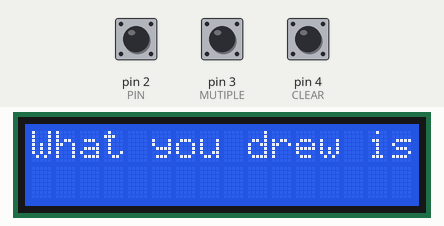
This sketch was run on a simulated Arduino Uno, built with avr-gcc and run on an emulated ATmega328P. Shown: 16×2 character LCD. The test bench sets the inputs (shaded band); at power-on: pin 3 (MUTIPLE) HIGH, pin 2 (PIN) HIGH, pin 4 (CLEAR) HIGH. Random numbers use the default seed unless the sketch sets one; the audio player accepts every command and is not drawn; what the sketch prints to the serial monitor is not drawn.

Above: at 1.2 s.
1.3 s: pin 3 (MUTIPLE) pulled LOW for 3.2 s
At 5.3 s:
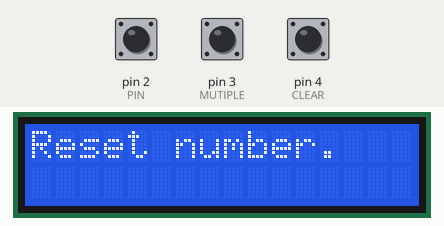
7.1 s: pin 2 (PIN) pulled LOW for 1 s
At 9.2 s:
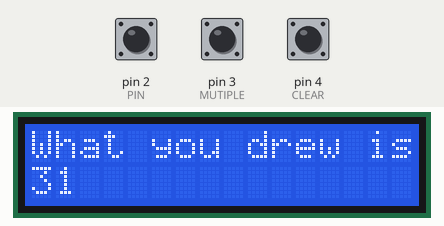
9.6 s: pin 3 (MUTIPLE) pulled LOW for 1 s
At 10.9 s:
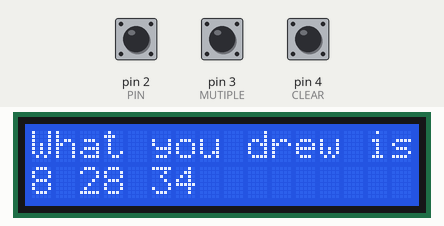
12.1 s: pin 2 (PIN) pulled LOW for 0.15 s
At 13.1 s:
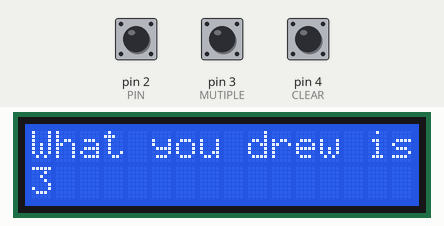
13.7 s: pin 4 (CLEAR) pulled LOW for 3.2 s
At 14.2 s:
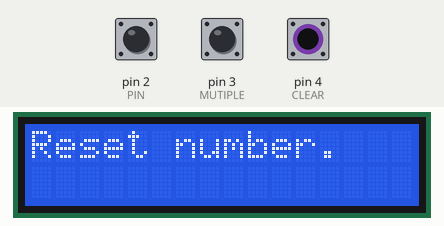
Timing chart, 0 to 16.7 s (numbered marks = the images above; inputs shaded):
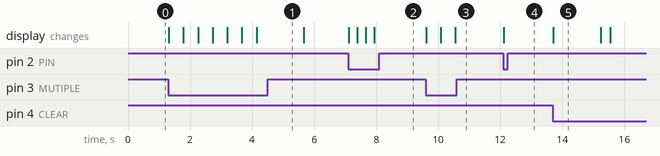

The sketch:

random_number_sound_version.ino
```cpp
/*

Arduino_Randomly_Drawing_Numbers(Sound_Version)

Author : LukeTseng ( 鼓山高中 _ 電腦社社長 )
Date : 2024 / 03 / 12 初製作

Version : 1.0.8 版本 2024/08/08

Update : 優化程式碼（修改資料型態使記憶體整體縮小）、CLEAR, MUTIPLE 腳位修改、將插入排序法修改為計數排序法、號碼區間修改為 1 ~ 35 號、改用外部隨機數函式庫 TrueRandom

*/

#include <TrueRandom.h> // 引入函式庫 : TrueRandom
#include "LiquidCrystal_I2C.h" // 引入函式庫 : LCD 模組

#define PIN 2 // 腳位 2 為單號抽選按鈕
#define MUTIPLE 3 // 腳位 3 為連續抽選按鈕 (照情況可連抽 5 ~ 6 號)
#define CLEAR 4 // 腳位 4 為清除畫面按鈕

#include <DFMiniMp3.h>
#include <SoftwareSerial.h> //使用軟體Serial
SoftwareSerial mySerial(11, 10); // RX, TX

class Mp3Notify; // 宣告 notify class

typedef DFMiniMp3<SoftwareSerial, Mp3Notify> DfMp3;

DfMp3 dfmp3(mySerial); // 建立mp3物件

// 實作notification的類別，可以在不同的事件中，寫入想要進行的動作
// 若沒有特別要進行的處理，這裡不用修改
class Mp3Notify
{
public:
  static void PrintlnSourceAction(DfMp3_PlaySources source, const char* action)
  {
    if (source & DfMp3_PlaySources_Sd)
    {
        Serial.print("SD Card, ");
    }
    if (source & DfMp3_PlaySources_Usb)
    {
        Serial.print("USB Disk, ");
    }
    if (source & DfMp3_PlaySources_Flash)
    {
        Serial.print("Flash, ");
    }
    Serial.println(action);
  }
  static void OnError([[maybe_unused]] DfMp3& mp3, uint16_t errorCode)
  {
    // 錯誤訊息
    Serial.println();
    Serial.print("Com Error ");
    Serial.println(errorCode);
  }
  static void OnPlayFinished([[maybe_unused]] DfMp3& mp3, [[maybe_unused]] DfMp3_PlaySources source, uint16_t track)
  {
    Serial.print("Play finished for #");
    Serial.println(track);
  }
  static void OnPlaySourceOnline([[maybe_unused]] DfMp3& mp3, DfMp3_PlaySources source)
  {
    PrintlnSourceAction(source, "online");
  }
  static void OnPlaySourceInserted([[maybe_unused]] DfMp3& mp3, DfMp3_PlaySources source)
  {
    PrintlnSourceAction(source, "inserted");
  }
  static void OnPlaySourceRemoved([[maybe_unused]] DfMp3& mp3, DfMp3_PlaySources source)
  {
    PrintlnSourceAction(source, "removed");
  }
};

LiquidCrystal_I2C lcd(0x27,2,1,0,4,5,6,7,3,POSITIVE); // LCD 模組初始化

uint8_t x = 0; // 抽號結果 : 全域變數

uint8_t i = 0; // 多號抽選 : 全域變數 : 抽選多號時兩數字間間隔所需的儲存資料型態的變數

bool switch_once = true; // 按鈕切換時執行的動作 : 全域變數 : 用於迴圈當中只需執行一次的代碼

uint8_t generated_numbers[36]; // 已經由亂數生成的隨機號碼先儲存至陣列當中
uint8_t generated_count = 0; // 確認已經抽選了幾次的號碼, 如果 >= 35 則重置所有號碼

uint8_t len(uint8_t n){      // len(int n) 為計算數字長度的函數, 用於多號抽選時判斷號碼長度, 以來取數字間間隔
    uint8_t length = 0;  // 初始化局域變數 length = 0
    while(n != 0){  // 如果 n != 0 則執行迴圈
        n /= 10; // 由於整數型態宣告, 所以使用除法時不會有除法, 只會有整數
        length++; // length 遞增 1
    }
    return length;  // 回傳 length 表示數字長度
}

void startup_init(uint8_t x){   // startup_init(uint8_t x) 為避免重複性代碼之函數, 主要是用於各抽號後的 LCD 訊息
  lcd.clear();
  lcd.setCursor(0, 0);
  lcd.print("What you drew is");
  lcd.setCursor(0, 1);
  lcd.print(x);
}

void normal_init(){   // normal_init() 為避免重複性代碼之函數, 主要是用於各抽號的初始化 LCD 訊息
  lcd.clear();
  lcd.setCursor(0, 0);
  lcd.print("What you drew is");
}

void button_init(){
  switch_once = true;
  lcd.clear();
  lcd.setCursor(0, 0);
  lcd.print("Reset number.");
  delay(1500);
  generated_count = 0;
  i=0;
  normal_init();
  delay(300);
}

void setup() {
    Serial.begin(9600); //啟用監控視窗
    Serial.println("initializing...");

    dfmp3.begin();  //開始使用DFPlayer模組

    //重置DFPlayer模組，會聽到"波"一聲
    dfmp3.reset();

    //音量控制，0~30
    uint16_t volume = dfmp3.getVolume();
    Serial.print("volume ");
    Serial.println(volume);
    dfmp3.setVolume(20);

    //取得所有MP3檔的總數
    uint16_t count = dfmp3.getTotalTrackCount(DfMp3_PlaySource_Sd);
    Serial.print("files ");
    Serial.println(count);

    // 初始化LCD螢幕
    lcd.begin(16, 2); // 像素格 16 x 2
    lcd.setBacklight(255); // 將 LCD 背光調整到最高 255

    // 初始化輸入腳位, 使用 for 迴圈迭代, 遍歷方式初始化從 PIN 腳位到 MUTIPLE 腳位
    for (uint8_t pin = PIN; pin <= CLEAR; pin++) {
        pinMode(pin, INPUT);
        digitalWrite(pin, HIGH);
    }

    // LCD 初始化訊息 : normal_init() 函數呼叫
    normal_init();
}

void loop() {

  if (digitalRead(PIN) == LOW) { // 判斷如果讀取 PIN 腳位的電位是低電位的話則進行單號抽選
    switch_once = true;
    if (generated_count >= 35){ // 判斷如果 generated_count >= 35 則重置所有號碼 (放在裡面是因為在外面的話抽到第 35 次則會直接將第 35 次的號碼刷掉, 為了實用性, 再按一次按鈕才能將它刷掉)
      lcd.clear(); // 清空先前的 LCD 面板之訊息
      lcd.setCursor(0, 0); // 表示 LCD 所顯示之位置 (0, 0) 第一行
      lcd.print("Number is run ou"); // 在 LCD 上印出文字 "Number is run ou" ( 由於面板為 16 x 2 第一行只輸出這樣 )
      lcd.setCursor(0, 1); // 表示 LCD 所顯示之位置 (0, 1) 第二行
      lcd.print("t of, Reset num"); // 在 LCD 上印出文字 "t of, Reset num"
      generated_count = 0; // 初始化 generated_count 變數為 0
      for (uint8_t i; i <= 35;i++){ // 使用 for 迴圈迭代, 從 i = 0 遍歷到 i = 35
        generated_numbers[i] = 0; // 初始化陣列值 generated_numbers[i] (0 ~ 35)
      }
      delay(1000); // 延時 1 秒繼續
      normal_init();
    }
    do {
      x = TrueRandom.random(1, 36); // 進行隨機亂數抽選
    } while (check_object(x)); // 放入函數 check_object(x) 判斷該亂數是否出現在 generated_numbers[] 陣列當中, 有的話就重新抽直到不重複為止
    dfmp3.playMp3FolderTrack(x);
    generated_numbers[generated_count] = x; // 將亂數產生的數字放入已生成的亂數陣列 generated_numbers[] 當中
    generated_count++; // generated_count ++, 遞增 1 表示又多一個不重複亂數

    countingSort(generated_numbers, generated_count);

    startup_init(x); // 呼叫 startup_init(x) 函數, 進行訊息初始化
    delay(250); // 延時 0.3 秒後繼續
  }

  if (digitalRead(MUTIPLE) == LOW) { // 判斷如果讀取 MUTIPLE 腳位的電位是低電位的話則進行多號抽選
    if (switch_once == true){
      lcd.clear();
      generated_count = 0;
      i=0;
      switch_once = false;
    }
    do {
      x = TrueRandom.random(1, 36); // 進行隨機亂數抽選
    } while (check_object(x)); // 放入函數 check_object(x) 判斷該亂數是否出現在 generated_numbers[] 陣列當中, 有的話就重新抽直到不重複為止
    dfmp3.playMp3FolderTrack(x);
    generated_numbers[generated_count] = x; // 將亂數產生的數字放入已生成的亂數陣列 generated_numbers[] 當中
    generated_count++; // generated_count ++, 遞增 1 表示又多一個不重複亂數

    countingSort(generated_numbers, generated_count);

    lcd.setCursor(0, 0);
    lcd.print("What you drew is");
    lcd.setCursor(i, 1);
    if (len(x)==1){
      i=i+2;
    }
    else if (len(x)==2){
      i=i+3;
    }
    if (i > 18){
      button_init();
    }
    lcd.print(x);
    delay(450);
  }

  if (digitalRead(CLEAR) == LOW) {
    button_init();
  }
}

bool check_object(uint8_t num) {
  // 內部搜尋使用二分搜尋演算法 : 因為 Arduino 本身效能使用線性搜尋會當機
  uint8_t left = 0;
  uint8_t right = generated_count - 1;

  while (left <= right) {
    uint8_t mid = left + (right - left) / 2;

    if (generated_numbers[mid] == num) {
      return true;
    }
    else if (generated_numbers[mid] < num) {
      left = mid + 1;
    }
    else {
      right = mid - 1;
    }
  }

  return false;
}

// 計數排序法
void countingSort(uint8_t arr[], uint8_t n) {
    uint8_t max_val = 35; // 資料的範圍為1到35
    uint8_t count[max_val + 1] = {0}; // 初始化計數陣列

    // 計算每個元素的出現次數
    for (uint8_t i = 0; i < n; ++i) {
        count[arr[i]]++;
    }

    // 根據計數陣列來排序
    uint8_t index = 0;
    for (uint8_t i = 1; i <= max_val; ++i) {
        while (count[i] > 0) {
            arr[index++] = i;
            count[i]--;
        }
    }
}
```

Measured:
- after the input at 1.3 s, the display: first changes at once (image 1 shows a later state)
- after the input at 7.1 s, the display: first changes at once (image 2 shows a later state)
- after the input at 9.6 s, the display: first changes at once (image 3 shows a later state)
- after the input at 12.1 s, the display: changes at once (image 4)
- after the input at 13.7 s, the display: changes at once (image 5)
- what the display in image 5 shows lasts 1.5 s, from 13.7 s to 15.2 s
